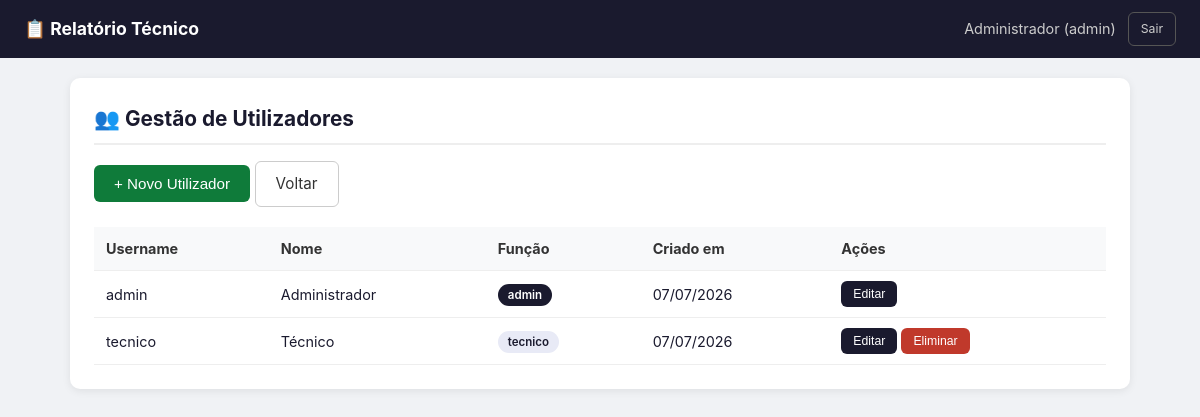
Screenshot of /utilizadores.php (signed in) with the database file from the repository.
### tables this page shows
CREATE TABLE IF NOT EXISTS users (
    id INT AUTO_INCREMENT PRIMARY KEY,
    username VARCHAR(50) UNIQUE NOT NULL,
    password_hash VARCHAR(255) NOT NULL,
    nome VARCHAR(100) NOT NULL,
    role ENUM('admin','tecnico') DEFAULT 'tecnico',
    created_at TIMESTAMP DEFAULT CURRENT_TIMESTAMP
);

### includes/auth.php (called while the page is built, shortened)
<?php
function isLoggedIn() {
    return isset($_SESSION['user_id']);
}
function getUserName() {
    return $_SESSION['user_nome'] ?? 'Técnico';
}

### utilizadores.php (the view, shortened to what this page needs)
<?php
require_once __DIR__ . '/includes/auth.php';
$db = getDB();
$users = $db->query("SELECT id, username, nome, role, created_at FROM users ORDER BY role, nome")->fetchAll();
require_once __DIR__ . '/includes/header.php';
?>
<div class="card">
    <h2>👥 Gestão de Utilizadores</h2>
    <div style="margin-bottom:20px;">
        <button onclick="toggleForm('novo')" class="btn btn-success">+ Novo Utilizador</button>
        <a href="dashboard.php" class="btn btn-outline" style="color:#333;border-color:#ccc;">Voltar</a>
    </div>
    <div class="table-responsive">
        <table>
            <thead>
                <tr><th>Username</th><th>Nome</th><th>Função</th><th>Criado em</th><th>Ações</th></tr>
            </thead>
            <tbody>
                <?php foreach ($users as $u): ?>
                <tr>
                    <td><?= htmlspecialchars($u['username']) ?></td>
                    <td><?= htmlspecialchars($u['nome']) ?></td>
                    <td><span class="badge-role <?= $u['role'] ?>"><?= $u['role'] ?></span></td>
                    <td><?= date('d/m/Y', strtotime($u['created_at'])) ?></td>
                    <td>
                        <button onclick="editarUtilizador(<?= $u['id'] ?>, '<?= htmlspecialchars($u['username'], ENT_QUOTES) ?>', '<?= htmlspecialchars($u['nome'], ENT_QUOTES) ?>', '<?= $u['role'] ?>')" class="btn btn-sm btn-primary">Editar</button>
                        <?php if ($u['role'] !== 'admin' || $u['id'] !== $_SESSION['user_id']): ?>
                        <form method="POST" style="display:inline;" onsubmit="return confirm('Eliminar <?= htmlspecialchars($u['nome']) ?>?')">
                            <button type="submit" class="btn btn-sm btn-danger">Eliminar</button>
                        </form>
                        <?php endif; ?>
                    </td>
                </tr>
                <?php endforeach; ?>
            </tbody>
        </table>
    </div>
</div>
<?php require_once __DIR__ . '/includes/footer.php'; ?>

### includes/header.php (shortened to what this page needs)
<!DOCTYPE html>
<html lang="pt">
<head>
    <link rel="stylesheet" href="assets/css/style.css">
</head>
<body>
<div class="app-container">
    <?php if (isLoggedIn()): ?>
    <nav class="navbar">
        <div class="nav-brand">
            <a href="dashboard.php">📋 <?= APP_NAME ?></a>
        </div>
        <div class="nav-user">
            <span><?= getUserName() ?> (<?= $_SESSION['user_role'] ?>)</span>
            <a href="logout.php" class="btn btn-sm btn-outline">Sair</a>
        </div>
    </nav>
    <?php endif; ?>
    <main class="container">

### includes/footer.php (shortened to what this page needs)
    </main>
</div>
</body>
</html>

### assets/css/style.css (style rules this page uses)
*, *::before, *::after { box-sizing: border-box; margin: 0; padding: 0; }
body { font-family: -apple-system, BlinkMacSystemFont, 'Segoe UI', Roboto, sans-serif; background: #f0f2f5; color: #1a1a2e; line-height: 1.6; }
.app-container { min-height: 100vh; display: flex; flex-direction: column; }
.container { max-width: 1100px; margin: 0 auto; padding: 20px; width: 100%; }
.navbar { background: #1a1a2e; color: #fff; padding: 12px 24px; display: flex; justify-content: space-between; align-items: center; }
.nav-brand a { color: #fff; text-decoration: none; font-weight: 700; font-size: 1.1em; }
.nav-user { display: flex; align-items: center; gap: 12px; font-size: 0.9em; color: #ccc; }
.btn { display: inline-block; padding: 10px 20px; border: none; border-radius: 6px; font-size: 0.95em; cursor: pointer; text-decoration: none; transition: all 0.2s; }
.btn-primary { background: #1a1a2e; color: #fff; }
.btn-success { background: #0f7b3a; color: #fff; }
.btn-danger { background: #c0392b; color: #fff; }
.btn-outline { background: transparent; color: #ccc; border: 1px solid #555; }
.btn-sm { padding: 6px 12px; font-size: 0.85em; }
.card { background: #fff; border-radius: 10px; box-shadow: 0 2px 8px rgba(0,0,0,0.08); padding: 24px; margin-bottom: 20px; }
.card h2 { margin-bottom: 16px; font-size: 1.3em; color: #1a1a2e; border-bottom: 2px solid #eee; padding-bottom: 8px; }
.table-responsive { overflow-x: auto; }
table { width: 100%; border-collapse: collapse; }
table th, table td { padding: 10px 12px; text-align: left; border-bottom: 1px solid #eee; font-size: 0.9em; }
table th { background: #f8f9fa; font-weight: 700; color: #333; }

### utilizadores.php (style rules this page uses)
.badge-role { display: inline-block; padding: 2px 10px; border-radius: 12px; font-size: 0.8em; font-weight: 600; }
.badge-role.admin { background: #1a1a2e; color: #fff; }
.badge-role.tecnico { background: #e8eaf6; color: #1a1a2e; }

### rows the page displays
users: username "admin", nome "Administrador", role "admin", created_at "07/07/2026"
users: username "tecnico", nome "Técnico", role "tecnico", created_at "07/07/2026"

### other values shown
APP_NAME "Relatório Técnico"
getUserName() "Administrador"
$_SESSION['user_role'] "admin"
